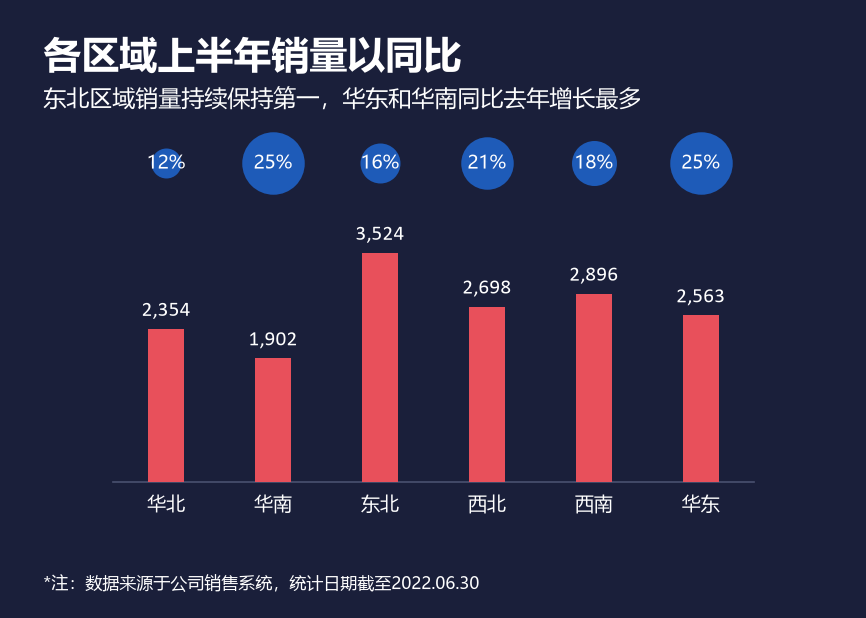

The Python source for this figure:
# -*- coding: utf-8 -*-
import matplotlib
matplotlib.use('Agg')
import matplotlib.pyplot as plt
from matplotlib.font_manager import FontProperties
from matplotlib.patches import FancyBboxPatch, Circle
from matplotlib.lines import Line2D

f_title  = FontProperties(family='Microsoft YaHei', size=18, weight='bold')
f_sub    = FontProperties(family='Microsoft YaHei', size=11, weight='normal')
f_dlabel = FontProperties(family='Calibri', size=10)
f_xlabel = FontProperties(family='Microsoft YaHei', size=9)
f_ylabel = FontProperties(family='Calibri', size=10)
f_note   = FontProperties(family='Microsoft YaHei', size=9)
f_plabel = FontProperties(family='Calibri', size=9, weight='bold')

regions = ['华北', '华南', '东北', '西北', '西南', '华东']
sales   = [2354, 1902, 3524, 2698, 2896, 2563]
yoy     = [12, 25, 16, 21, 18, 25]

x = list(range(len(regions)))

bg_color   = '#1A1F3A'
text_color = '#FFFFFF'
bar_color  = '#E8505B'
dot_color  = '#1E5BB8'

fig_w = 14.68 / 2.54
fig_h = 10.47 / 2.54
fig, ax = plt.subplots(figsize=(fig_w, fig_h), dpi=150)
fig.patch.set_facecolor(bg_color)
ax.set_facecolor(bg_color)

bar_width = 0.34
bars = ax.bar(x, sales, width=bar_width, color=bar_color, zorder=3)

for xi, v in zip(x, sales):
    ax.text(xi, v + 120, f'{v:,}', ha='center', va='bottom',
            fontproperties=f_dlabel, color=text_color, fontsize=10, zorder=5)

dot_y = 4900
for xi, v in zip(x, yoy):
    ms = v * 1.2
    ax.plot(xi, dot_y, 'o', markersize=ms, markerfacecolor=dot_color,
            markeredgecolor='none', zorder=5)
    ax.text(xi, dot_y, f'{v}%', ha='center', va='center',
            family='Microsoft YaHei', fontsize=9,
            color='#FFFFFF', zorder=6)

ax.set_xticks(x)
ax.set_xticklabels(regions, fontproperties=f_xlabel, color=text_color)
ax.set_yticks([])
ax.set_ylim(0, 5800)
ax.set_xlim(-0.5, len(regions) - 0.5)

ax.spines['top'].set_visible(False)
ax.spines['right'].set_visible(False)
ax.spines['left'].set_visible(False)
ax.spines['bottom'].set_visible(True)
ax.spines['bottom'].set_color('#4A5170')
ax.spines['bottom'].set_linewidth(0.8)
ax.tick_params(axis='x', length=0, pad=6)
ax.tick_params(axis='y', length=0, pad=6)

fig.text(0.05, 0.94, '各区域上半年销量以同比', ha='left', va='top',
         fontproperties=f_title, color=text_color)
fig.text(0.05, 0.86, '东北区域销量持续保持第一，华东和华南同比去年增长最多', ha='left', va='top',
         fontproperties=f_sub, color=text_color)

fig.text(0.05, 0.04, '*注：数据来源于公司销售系统，统计日期截至2022.06.30',
         ha='left', va='bottom', fontproperties=f_note, fontsize=8, color=text_color)

plt.subplots_adjust(left=0.13, right=0.87, top=0.83, bottom=0.22)
plt.savefig('柱形圆.png', facecolor=bg_color, dpi=150)
print('saved 柱形圆.png')
